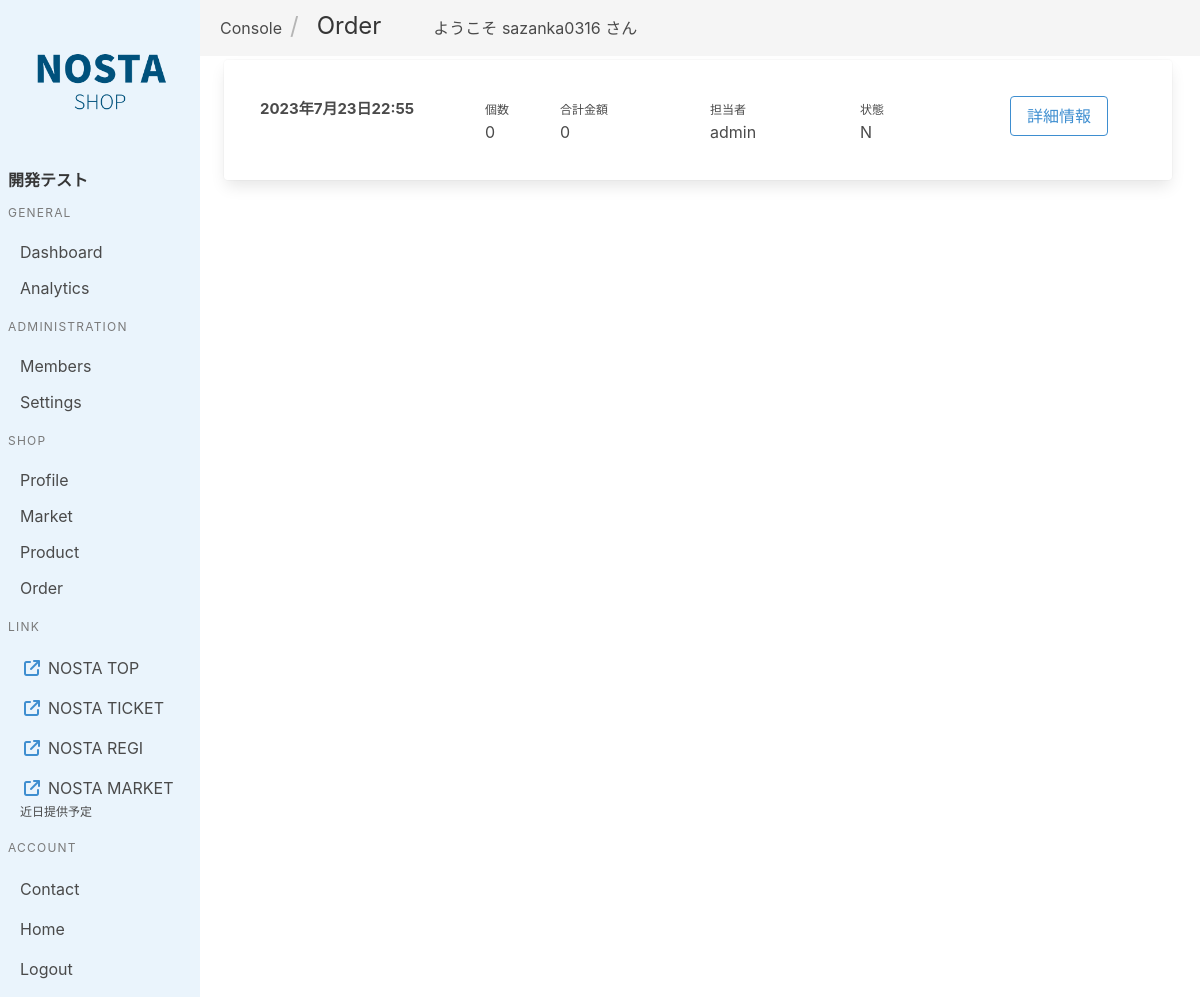
/shop/console/order/sys_part_test2 (signed in), run on an earlier commit of the app's database.
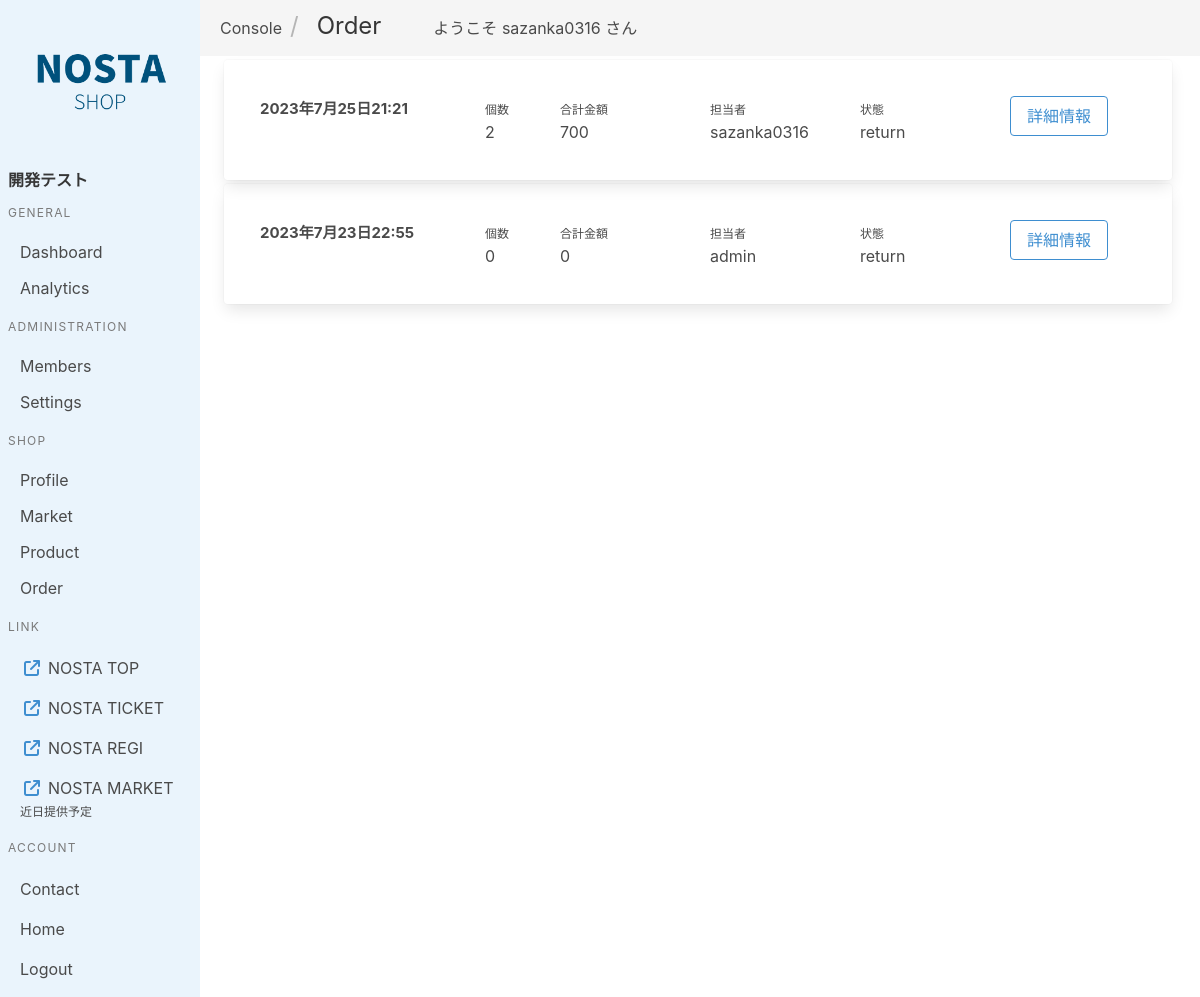
And on a later commit of the database.
### db/models.py (models this page shows)
class Order(models.Model):
    user = models.ForeignKey(User, on_delete=models.SET_NULL,null=True)
    shop = models.ForeignKey(Shop, on_delete=models.CASCADE)
    status = models.CharField(max_length=20)
    day = models.CharField(max_length=10)
    created_at = models.DateTimeField(auto_now_add=True)
    finished_at = models.DateTimeField(auto_now=True)
    ticket = models.ForeignKey(Ticket, on_delete=models.CASCADE,null=True)
    number = models.IntegerField()
    total_price = models.IntegerField()
    cs_price = models.IntegerField()
    remaining_price = models.IntegerField()

### shop/views.py (the view)
# urls.py: path('console/order/<str:shopCODE>', views.order, name='order'),
@login_required
def order(request,shopCODE):
    if user_permission_auth(request,shopCODE) == "allow":
        if request.method == "POST":
            order = Order.objects.get(id=request.POST["id"])
            if request.POST["type"] == "get_detail":
                param = {
                    "order":order
                }
                data_detail = render_to_string("shop/console/order_detail_data.html",param)
                return HttpResponse(data_detail)
            elif request.POST["type"] == "get_order_products":
                products = CellProduct.objects.all().filter(order=order)
                param = {
                    "products":products
                }
                data_product = render_to_string("shop/console/order_product.html",param)
                return HttpResponse(data_product)
            elif request.POST["type"] == "post_order_treat":
                if request.POST["method"] == "delete":
                    Order.objects.get(id=request.POST["id"]).delete()
                elif request.POST["method"] == "return":
                    order = Order.objects.get(id=request.POST["id"])
                    order.status = "return"
                    order.save()
                    products = CellProduct.objects.all().filter(order=order)
                    for product in products:
                        product.price = 0
                        product.save()
                return HttpResponse("OK!")
        else:
            shop = Shop.objects.get(code=shopCODE)
            orders = Order.objects.all().filter(shop=shop)
            return render(request, 'shop/console/order.html',{'shop':shop,'orders':orders})
    else:
        return redirect('home')

### shop/views.py (called while the page is built)
def user_permission_auth(request,shopCODE):
    userdomain = request.user.email.split("@")[1]
    shop = Shop.objects.get(code=shopCODE)
    if(shop.owner == request.user) or ((shop.code in userdomain) and UserControl.objects.get(user=request.user).shopconsole == "valid"):
        return "allow"
    else:
        return "reject"

### templates/shop/console/order.html (shortened to what this page needs)
{% extends 'shop/console_base.html' %} {% block content %}
<nav class="navbar has-background-white-ter" role="navigation" aria-label="main navigation">
    <div class="navbar-brand">
        <div class="navbar-item">
            <nav class="breadcrumb" aria-label="breadcrumbs">
                <ul>
                    <li><p class="is-size-6 m-2">Console</p></li>
                    <li class="is-active is-size-4"><a href="#" aria-current="page">Order</a></li>
                </ul>
            </nav>
        </div>
        <p class="navbar-item" style="margin-left: 10px">ようこそ {{ user.username }} さん</p>
    </div>
</nav>
<div class="container is-main">
    <section>
        {% if orders.count == 0 %}
        <section class="hero is-light" style="width: 100%">
            <div class="hero-body">
                <p class="title">一致する商品がありません</p>
            </div>
        </section>
        {% else %} {% for order in orders reversed %}
        <div class="columns card card-content m-1 mr-2">
            <div class="column is-3"><b style="font-size: max(1vw, 15px)">{{ order.created_at }}</b></div>
            <div class="column is-1"><c style="font-size: 12px">個数</c><br />{{ order.number }}</div>
            <div class="column is-2"><c style="font-size: 12px">合計金額</c><br />{{ order.total_price }}</div>
            <div class="column is-2"><c style="font-size: 12px">担当者</c><br />{{ order.user.username }}</div>
            <div class="column is-2"><c style="font-size: 12px">状態</c><br />{{ order.status }}</div>
            <div class="column is-2">
                <div class="columns is-multiline">
                    <div class="column is-12"><a class="button is-outlined is-info js-modal-trigger" data-target="detail" data-id="{{ order.id }}">詳細情報</a></div>
                </div>
            </div>
        </div>
        {% endfor %} {% endif %}
    </section>
</div>
{% endblock %}

What changed in the data, as far as the page shows it:
added Order: created_at "2023年7月25日21:21", number "2", total_price "700", user.username "sazanka0316", status "return"
changed Order "admin": status "N" → "return"
